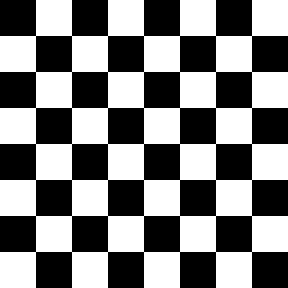
#> input picture examples/checkerboard.pgm, 96 x 96 px (shown 3 times larger)
$ python -i processor.py   (imports and definitions only)
#> lines starting #> are read from the running program, lines starting #| are printed output that depends on the picture; after the words box and inside, x2 and y2 are one past the last pixel; in counts of white or black regions, pixels touching at a corner belong together
"""Image processing helpers used by the CLI and tests."""

from pathlib import Path

import cv2


def read_image(path: str | Path):
    """Load an image in color, raising a useful error if it cannot be read."""
#> called with path = '../examples/checkerboard.pgm'
    image = cv2.imread(str(path), cv2.IMREAD_COLOR)
#> image is the input picture: shape (96, 96, 3); values 15 (black) and 240 (white), 50% white; 1 white region, box (x1, y1, x2, y2) and area: (0, 0, 96, 96) 4608
    if image is None:
        raise ValueError(f"Could not read image: {path}")
    return image


def detect_edges(image, low_threshold: int = 100, high_threshold: int = 200):
    """Return a Canny edge map for a color or grayscale image."""
#> called with low_threshold = 100, high_threshold = 200
    if image is None or image.size == 0:
        raise ValueError("Image must not be empty")
    if low_threshold < 0 or high_threshold <= low_threshold:
        raise ValueError("Thresholds must satisfy 0 <= low_threshold < high_threshold")
    gray = cv2.cvtColor(image, cv2.COLOR_BGR2GRAY) if image.ndim == 3 else image
    blurred = cv2.GaussianBlur(gray, (5, 5), 0)
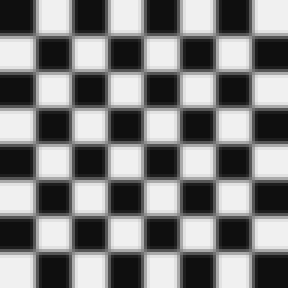
#> blurred: shape (96, 96) (shown 3 times larger); min 15, max 240, mean 127.5
    return cv2.Canny(blurred, low_threshold, high_threshold)
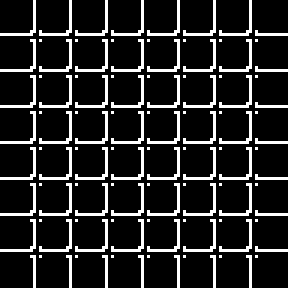
#> returned value: shape (96, 96) (shown 3 times larger); 14.6% white in thin lines or dots


def process_file(input_path: str | Path, output_path: str | Path) -> dict:
    """Detect edges, write a PNG-compatible output, and return a small summary."""
    image = read_image(input_path)
    edges = detect_edges(image)
    output = Path(output_path)
    output.parent.mkdir(parents=True, exist_ok=True)
    if not cv2.imwrite(str(output), edges):
        raise OSError(f"Could not write output image: {output}")
    return {"width": int(edges.shape[1]), "height": int(edges.shape[0]),
            "edge_pixels": int(cv2.countNonZero(edges)), "output": str(output)}

>>> result = process_file('../examples/checkerboard.pgm', 'out.png')
#> result = {'width': 96, 'height': 96, 'edge_pixels': 1344, 'output': 'out.png'}

$ run again, on examples/shapes.pgm
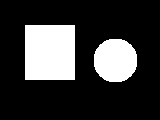
#> input picture examples/shapes.pgm, 160 x 120 px
#> in read_image, image is the input picture: shape (120, 160, 3); values 20 (black) and 235 (white), 22.2% white; 2 white regions, box (x1, y1, x2, y2) and area: (25, 25, 75, 80) 2750, (94, 39, 137, 82) 1513
#> in detect_edges, `blurred = cv2.GaussianBlur(gray, (5, 5), 0)`:
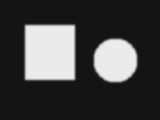
#> blurred: shape (120, 160); min 20, max 235, mean 67.7
#> in detect_edges, `return cv2.Canny(blurred, low_threshold, high_threshold)`:
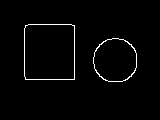
#> returned value: shape (120, 160); 1.9% white in thin lines or dots, all inside (x1, y1, x2, y2) = (24, 24, 137, 82)
#> result = {'width': 160, 'height': 120, 'edge_pixels': 366, 'output': 'out.png'}
